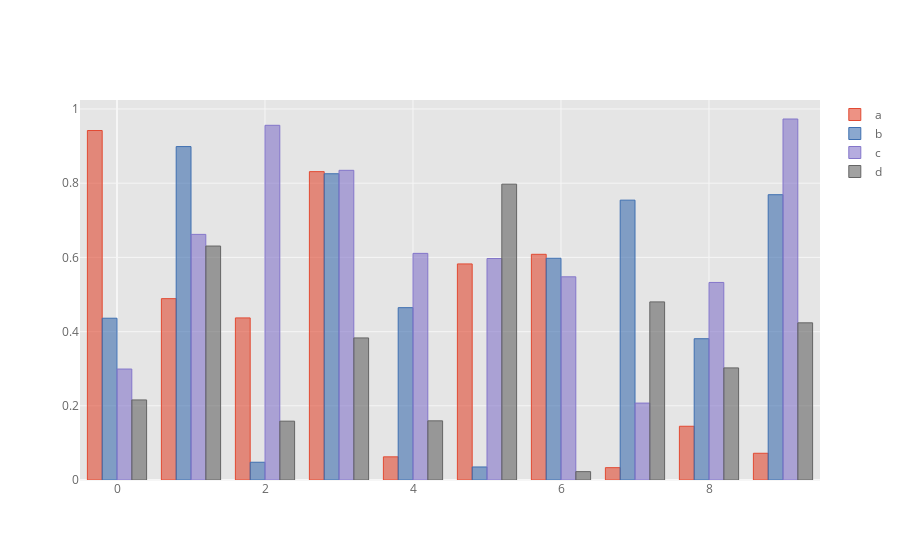

The notebook cell saved with this chart:
### Code cell
df=pd.DataFrame(np.random.rand(10, 4), columns=['a', 'b', 'c', 'd'])
df.iplot(kind='bar')

### Figure 1 — Plotly figure (JSON) as saved in the notebook; plotly's stock layout.template omitted (floating-point values rounded to 4 significant figures)
{"data": [{"marker": {"color": "rgba(226, 74, 51, 0.6)", "line": {"color": "rgba(226, 74, 51, 1.0)", "width": 1}}, "name": "a", "orientation": "v", "text": "", "type": "bar", "x": [0, 1, 2, 3, 4, 5, 6, 7, 8, 9], "y": [0.942, 0.4888, 0.4369, 0.8312, 0.06243, 0.5824, 0.6084, 0.03324, 0.1449, 0.07203]}, {"marker": {"color": "rgba(62, 111, 176, 0.6)", "line": {"color": "rgba(62, 111, 176, 1.0)", "width": 1}}, "name": "b", "orientation": "v", "text": "", "type": "bar", "x": [0, 1, 2, 3, 4, 5, 6, 7, 8, 9], "y": [0.4361, 0.8987, 0.04786, 0.8255, 0.4645, 0.03512, 0.5977, 0.7543, 0.3808, 0.769]}, {"marker": {"color": "rgba(132, 118, 202, 0.6)", "line": {"color": "rgba(132, 118, 202, 1.0)", "width": 1}}, "name": "c", "orientation": "v", "text": "", "type": "bar", "x": [0, 1, 2, 3, 4, 5, 6, 7, 8, 9], "y": [0.2991, 0.662, 0.9561, 0.8347, 0.6109, 0.597, 0.5477, 0.2073, 0.5325, 0.9731]}, {"marker": {"color": "rgba(101, 101, 101, 0.6)", "line": {"color": "rgba(101, 101, 101, 1.0)", "width": 1}}, "name": "d", "orientation": "v", "text": "", "type": "bar", "x": [0, 1, 2, 3, 4, 5, 6, 7, 8, 9], "y": [0.2158, 0.6306, 0.1586, 0.3829, 0.1595, 0.7974, 0.02254, 0.4801, 0.3022, 0.4236]}], "layout": {"legend": {"bgcolor": "#FFFFFF", "font": {"color": "#666666"}}, "paper_bgcolor": "#FFFFFF", "plot_bgcolor": "#E5E5E5", "title": {"font": {"color": "#151516"}}, "xaxis": {"gridcolor": "#F6F6F6", "showgrid": true, "tickfont": {"color": "#666666"}, "title": {"font": {"color": "#666666"}, "text": ""}, "zerolinecolor": "#F6F6F6"}, "yaxis": {"gridcolor": "#F6F6F6", "showgrid": true, "tickfont": {"color": "#666666"}, "title": {"font": {"color": "#666666"}, "text": ""}, "zerolinecolor": "#F6F6F6"}}}
